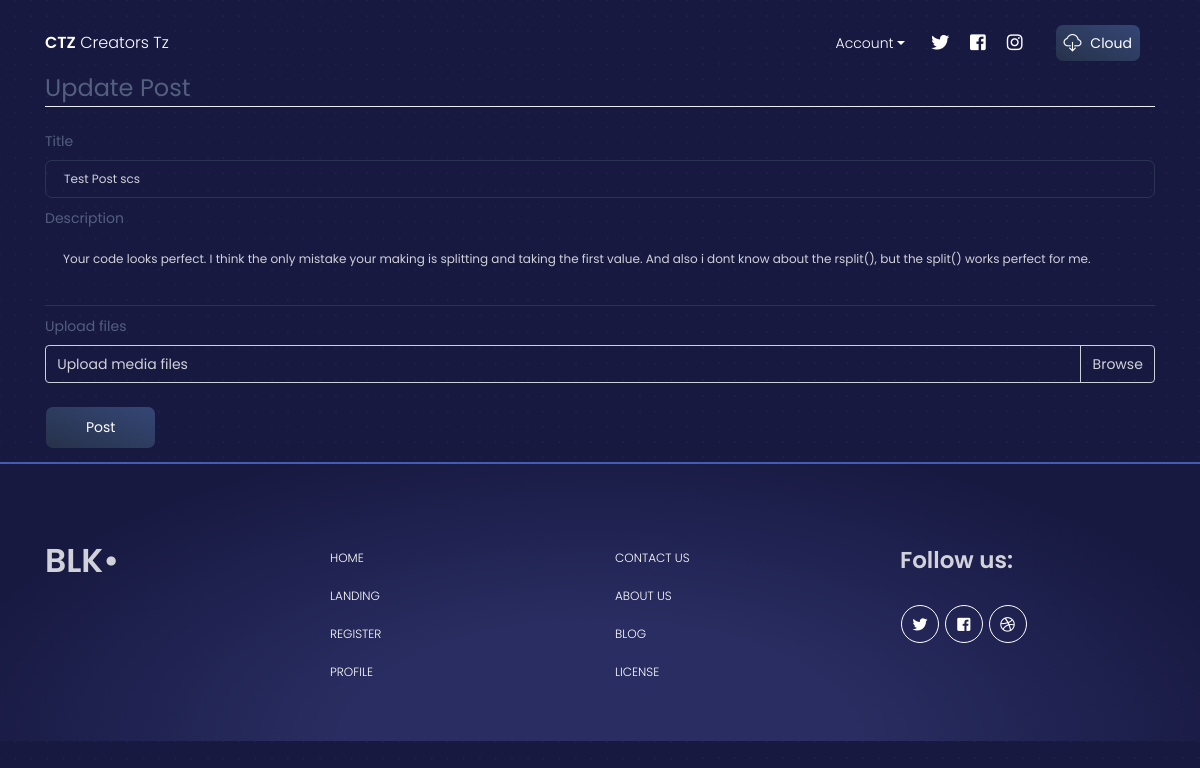
The page /post/4/update (signed in) on the database its author committed.
### flaskblog/models.py (models this page shows, shortened)
class Post(db.Model):
    id = db.Column(db.Integer, primary_key=True)
    title = db.Column(db.String(100), nullable=False)
    date_posted = db.Column(db.DateTime, nullable=False, default=datetime.utcnow)
    content = db.Column(db.Text, nullable=False)
    media = db.Column(db.String(20), nullable=True, default='default.jpg')
    user_id = db.Column(db.Integer, db.ForeignKey('user.id'), nullable=False)

### flaskblog/posts/routes.py (the view)
@posts.route("/post/<int:post_id>/update", methods=['GET', 'POST'])
@login_required
def update_post(post_id):
    post = Post.query.get_or_404(post_id)
    if post.author != current_user:
        abort(403)
    form = PostForm()
    if form.validate_on_submit():
        post.title = form.title.data
        post.content = form.content.data
        post.media = form.media.data
        db.session.commit()
        flash('Your post has been updated!', 'success')
        return redirect(url_for('posts.post', post_id=post.id))
    elif request.method == 'GET':
        form.title.data = post.title
        form.content.data = post.content
    return render_template('create_post.html', title='Update Post',
                           form=form, legend='Update Post')

### flaskblog/posts/forms.py
class PostForm(FlaskForm):
    title = StringField('Title', validators=[DataRequired()])
    content = TextAreaField('Description', validators=[DataRequired()])
    media = FileField('Upload files', validators=[FileAllowed(['jpg', 'png'])])
    submit = SubmitField('Post')

### flaskblog/models.py (called while the page is built)
@login_manager.user_loader
def load_user(user_id):
    return User.query.get(int(user_id))

### flaskblog/templates/create_post.html (shortened to what this page needs)
{% extends "layout.html" %}
{% block content %}
<div class="content-section">
    <form method="POST" action="" enctype="multipart/form-data">
        <fieldset class="form-group">
            <legend class="border-bottom mb-4">{{ legend }}</legend>
            <div class="form-group">
                {{ form.title.label(class="form-control-label") }}
                {% if form.title.errors %}
                    {{ form.title(class="form-control is-invalid") }}
                    <div class="invalid-feedback">
                        {% for error in form.title.errors %}
                            <span>{{ error }}</span>
                        {% endfor %}
                    </div>
                {% else %}
                    {{ form.title(class="form-control") }}
                {% endif %}
            </div>
            <div class="form-group">
                {{ form.content.label(class="form-control-label") }}
                {% if form.content.errors %}
                    {{ form.content(class="form-control is-invalid") }}
                    <div class="invalid-feedback">
                        {% for error in form.content.errors %}
                            <span>{{ error }}</span>
                        {% endfor %}
                    </div>
                {% else %}
                    {{ form.content(class="form-control") }}
                {% endif %}
            </div>
            <div class="form-group">
                {{ form.media.label() }}
                <div class="input-group">
                   <div class="custom-file">
                    <label class="custom-file-label">Upload media files</label>
                  </div>
                </div>
            </div>
        </fieldset>
        <div class="form-group">
            {{ form.submit(class="btn btn-outline-info") }}
        </div>
    </form>
</div>
{% endblock content %}

### rows shown on the page
Post: title "Test Post scs", content "Your code looks perfect. I think the only mistake your making is splitting and taking the first value. And also i dont know about the rsplit(), but the split() works perfect for me."

### other values the page prints
{{ legend }} "Update Post"
